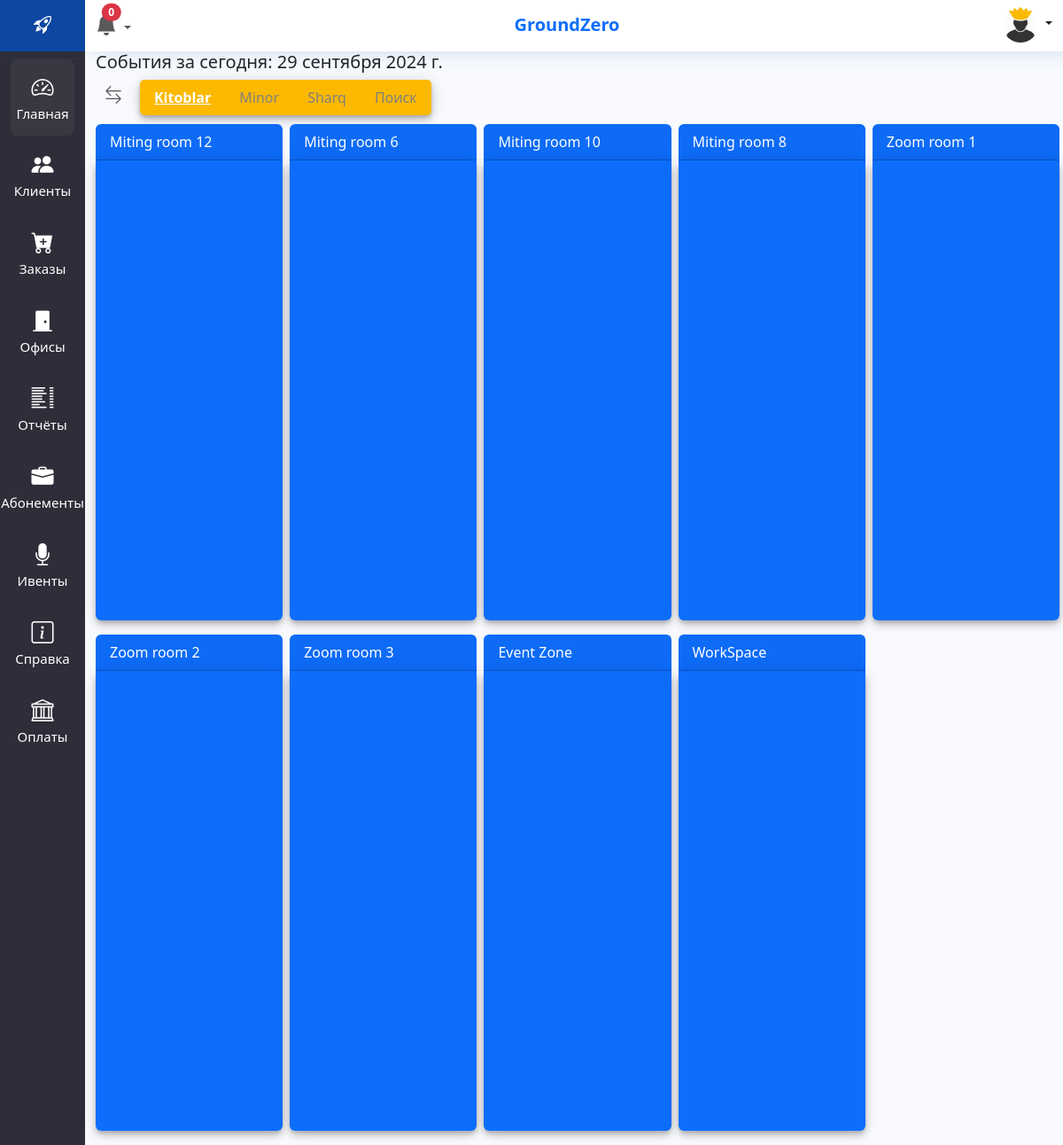
Page /index/ (signed in) on the committed database.
### crm/models.py (models this page shows, shortened)
class Filial(models.Model):
    objects = None
    title = models.CharField(max_length=50)
    is_active = models.BooleanField(default=True)
    created_at = models.DateTimeField(auto_now_add=True)
    token = models.CharField(max_length=20)
    company = models.ForeignKey(Company, on_delete=models.SET_NULL, verbose_name='Компания', blank=True, null=True)
    images = models.ImageField(upload_to='images/branches/', null=True, blank=True, verbose_name='Фото филиала')
    address = models.CharField(max_length=255, blank=True, null=True, verbose_name="Адрес центра")
    lat = models.FloatField(max_length=255, blank=True, null=True)
    lang = models.FloatField(max_length=255, blank=True, null=True)
    def __str__(self):
        return self.title
    class Meta:
        verbose_name = 'Филиал'
        verbose_name_plural = '2 Филиалы'

class Rooms(models.Model):
    objects = None
    filial = models.ForeignKey(Filial, on_delete=models.CASCADE)
    category = models.ForeignKey(Category, on_delete=models.CASCADE)
    title = models.CharField(max_length=255)
    persons = models.PositiveIntegerField()
    area = models.PositiveIntegerField(verbose_name='Площадь kv/m', blank=True, null=True)
    is_working = models.BooleanField(default=False)
    def __str__(self):
        return f"{self.title}"
    class Meta:
        verbose_name = 'Помещения в филиалах'
        verbose_name_plural = '4 Помещении в филиалах'

### crm/views.py (the view)
# urls.py: path('index/', IndexView.as_view(), name='index'),
class IndexView(ListView):
    model = Order
    template_name = 'crm/index.html'
    context_object_name = 'orders'
    def get_group(self):
        user_groups = self.request.user.groups.all()
        return user_groups[0].id
    @method_decorator(login_required(login_url='login'))
    @method_decorator(never_cache)
    def dispatch(self, *args, **kwargs):
        return super().dispatch(*args, **kwargs)
    def get_context_data(self, **kwargs):
        context = super().get_context_data(**kwargs)
        filials = Filial.objects.filter(company=self.get_group())
        rooms = Rooms.objects.filter(is_working=True).exclude(category__title='office')
        orders = Order.objects.filter(order_start__month=datetime.date.today().month,
                                      order_start__day=datetime.date.today().day, payment_status="PAID").order_by(
            '-order_start')
        tablitsa = []
        for filial in filials:
            filtered = rooms.filter(filial=filial)
            html = "<table class='table table-striped-columns table-hover bg-light'>"
            html += f"<td style='background-color:#fcb900;color:white'>{filial}</td>"
            for room in filtered:
                html += f"<td>{room}</td>"
            for sutka in range(23):
                soat = f'{sutka}:00'
                left_start = datetime.datetime.strptime(soat, '%H:%M').time()
                left_end = (datetime.datetime.combine(datetime.datetime.min, left_start) + datetime.timedelta(
                    hours=1)).time()
                left_soat_start = datetime.datetime.combine(datetime.datetime.now().date(), left_start)
                left_soat_end = datetime.datetime.combine(datetime.datetime.now().date(), left_end)
                html += f"<tr><td style='padding:0;'>{left_soat_start.strftime('%H:%M')} - {left_soat_end.strftime('%H:%M')}</td>"
                for room in filtered:
                    ord = orders.values('filial__title', 'product__title', 'product', 'client__surname', 'client__name',
                                        'order_start',
                                        'order_end')
                    is_booked = order_exist(ord, room.id, left_soat_start, left_soat_end)
                    if is_booked:
                        html += f"<td style='padding:0;background-color: #36bf14c7;border: 2px springgreen solid;'>{is_booked}</td>"
                    else:
                        html += f"<td style='padding:0;'></td>"
            html += "</table>"
            tablitsa.append(html)
        context['html'] = tablitsa
        context['title'] = 'Главная'
        context['selectMenu'] = 'index'
        context['filials'] = filials
        context['CurrentDay'] = datetime.date.today()
        context['rooms'] = rooms
        context['orders'] = orders
        return context

### crm/context_processor.py (called while the page is built)
def deactivete_subscribtion(request):
    eski_abonents = AbonementBuyList.objects.filter(subscription_end__lt=datetime.date.today()).update(is_active=False)
    OfficeRent.objects.filter(rent_end__lt=datetime.date.today()).update(is_active=False)
    Events.objects.filter(event_start_date__lt=datetime.date.today()).update(status='COMPLETED')
    return {
        'eski_abonents': eski_abonents
    }

### crm/views.py (called while the page is built)
def order_exist(orders, product, order_start: datetime, order_end: datetime) -> str:
    order = orders.filter(product=product)
    category = Rooms.objects.get(pk=product).category.pk
    for i in order:
        orders_start, orders_end = i['order_start'], i['order_end']
        if order_end > orders_start and order_start < orders_end:
            if category == 4:  # If category is open-space
                return f" {for_workspace(order_start, order_end)} person"
            return f"{i['client__name']} {i['client__surname']}"
    return ''

### crm/templates/crm/index.html (shortened to what this page needs)
{% extends 'base.html' %}
{% load static %}
{% block main %}
<h5>События за сегодня: {{CurrentDay}} </h5>
<div class="d-flex mt-2" style="    flex-direction: column;">
    <div class="d-flex">
        <div id='knopka' onclick="toggleDivs()"
             style="margin-bottom: 10px;margin-right: 10px;width: 40px;height: 40px;    text-align: center;">
            <i style="margin: 0;vertical-align: -webkit-baseline-middle;color: rgb(0 0 0 / 65%);"
               class="bi bi-arrow-left-right"></i>
        </div>
        <ul class="nav nav-tabs"
            style="margin-bottom:10px;box-shadow: 0 3px 5px -1px rgba(0,0,0,.2),0 6px 10px 0 rgba(0,0,0,.14),0 1px 18px 0 rgba(0,0,0,.12)!important;background-color:#fcb900;border-radius:5px;color:white"
            id="myTab" role="tablist">
            {% for f in filials %}
            <li class="nav-item" role="presentation">
                <button class="nav-link {% if f.id == 1 %}active{% endif %}" id="filial{{ f.id }}" data-bs-toggle="tab"
                        data-bs-target="#{{ f }}"
                        type="button" role="tab" aria-controls="profile-tab-pane" aria-selected="false">{{ f }}
                </button>
            </li>
            {% endfor %}
            <li class="nav-item" role="presentation">
                <button class="nav-link" id="profile-tab3" data-bs-toggle="tab" data-bs-target="#profile-tab-pane"
                        type="button" role="tab" aria-controls="profile-tab-pane" aria-selected="false">Поиск
                </button>
            </li>
        </ul>
    </div>
    <div id='div1' class="showDiv">
        <div class="tab-content" style="padding-left: 8px" id="myTabContent">
            {%for f in filials%}
            <div class="tab-pane fade {% if f.id == 1 %}show active{% endif %}" id="{{f.title}}" role="tabpanel"
                 aria-labelledby="home-tab"
                 tabindex="0">
                <div class="row">
                    {% for room in rooms %}
                    {% if room.filial.title == f.title %}
                    <div class="col-xl-2 col-sm-3 px-1" style="width: 20%">
                        <div class="card text-white bg-primary mb-3"
                             style="border:none; max-width: 100%;min-height:35rem;height:auto">
                            <div class="card-header">
                                {{ room }}
                            </div>
                            <div class="card-body"
                                 style="border-radius: inherit;padding: 2px;box-shadow: 0 3px 5px -1px rgba(0,0,0,.2),0 6px 10px 0 rgba(0,0,0,.14),0 1px 18px 0 rgba(0,0,0,.12)!important;">
                            </div>
                        </div>
                    </div>
                    {% endif%}
                    {% endfor%}
                </div>
            </div>
            {%endfor%}
        </div>
    </div>
</div>
{% endblock main %}

### templates/components/_header.html (shortened to what this page needs)
{% load static %}
<div class="row header shadow-sm">
    <div class="col-sm-2 text-center" style="width: 8%;padding: 0;">
        <div class="mr-3 pt-2 pb-2 mb-0" style="background-color: #0D47A1;">
            <h3 class="logo">
                <a href="{% url 'index' %}" class="text-white fs-4 text-decoration-none">
                    <i class="bi bi-rocket-takeoff m-0 p-0"></i>
                </a>
            </h3>
        </div>
    </div>
    <div class="col-sm-10 text-center pt-2" style="width: 92%;box-shadow: #0d47a133 10px 1px 22px -2px;">
        <div class="d-grid gap-2 d-md-flex justify-content-md-between">
            {% include 'crm/components/notifications.html' %}
            <span class="text-primary" style="font-size:20px;display: flex; align-items: center"><strong>{{ user.groups.all.0.name }}</strong></span>
            <div class="nav-item dropdown">
                <a class="nav-link dropdown-toggle" href="#" role="button" data-bs-toggle="dropdown"
                   aria-expanded="false">
                    {% if user.is_superuser %}
                    <img src="{% static 'admin_icon.jpg' %}" alt="" class='rounded-circle' style="width:40px">
                    {% else %}
                    <img src="{% static 'user.png' %}" alt="" class='rounded-circle' style="width:40px">
                    {% endif %}
                </a>
            </div>
        </div>
    </div>
</div>

### crm/static/css/style.css (style rules this page uses)
ul { display: block; list-style-type: disc; margin-block-end: 1em; margin-inline-start: 0px; margin-inline-end: 0px; padding-inline-start: 40px; }
i { font-size: 20px; margin-right: 10px; }
a { text-decoration: none; color: aliceblue; }

### crm/static/css/send_notification.css (style rules this page uses)
button { font-family: inherit; font-size: 10px; background: royalblue; color: white; padding: 0.7em 1em; padding-left: 0.9em; display: flex; align-items: center; border: none; border-radius: 16px; overflow: hidden; transition: all 0.2s; }

### crm/templates/crm/index.html (style rules this page uses)
.showDiv { animation: showDivAnimation 1s forwards; transform-origin: left; }
.nav { --bs-nav-link-color:grey }
.nav-tabs { --bs-nav-tabs-border-width:0 }
.nav-tabs .nav-link.active { font-weight:bold; color: white; text-decoration: underline; background-color:unset; border-color:transparent }
.nav-tabs .nav-link { border:initial }

### rows in the picture
Filial: title "Kitoblar"
Filial: title "Minor"
Filial: title "Sharq"
Rooms: title "Miting room 12"
Rooms: title "Miting room 6"
Rooms: title "Miting room 10"
Rooms: title "Miting room 8"
Rooms: title "Zoom room 1"
Rooms: title "Zoom room 2"
Rooms: title "Zoom room 3"
Rooms: title "Event Zone"
Rooms: title "WorkSpace"

### other values in the picture
{{ counts }} "0"
{{ user.groups.all.0.name }} "GroundZero"
{{ CurrentDay }} "29 сентября 2024 г."
